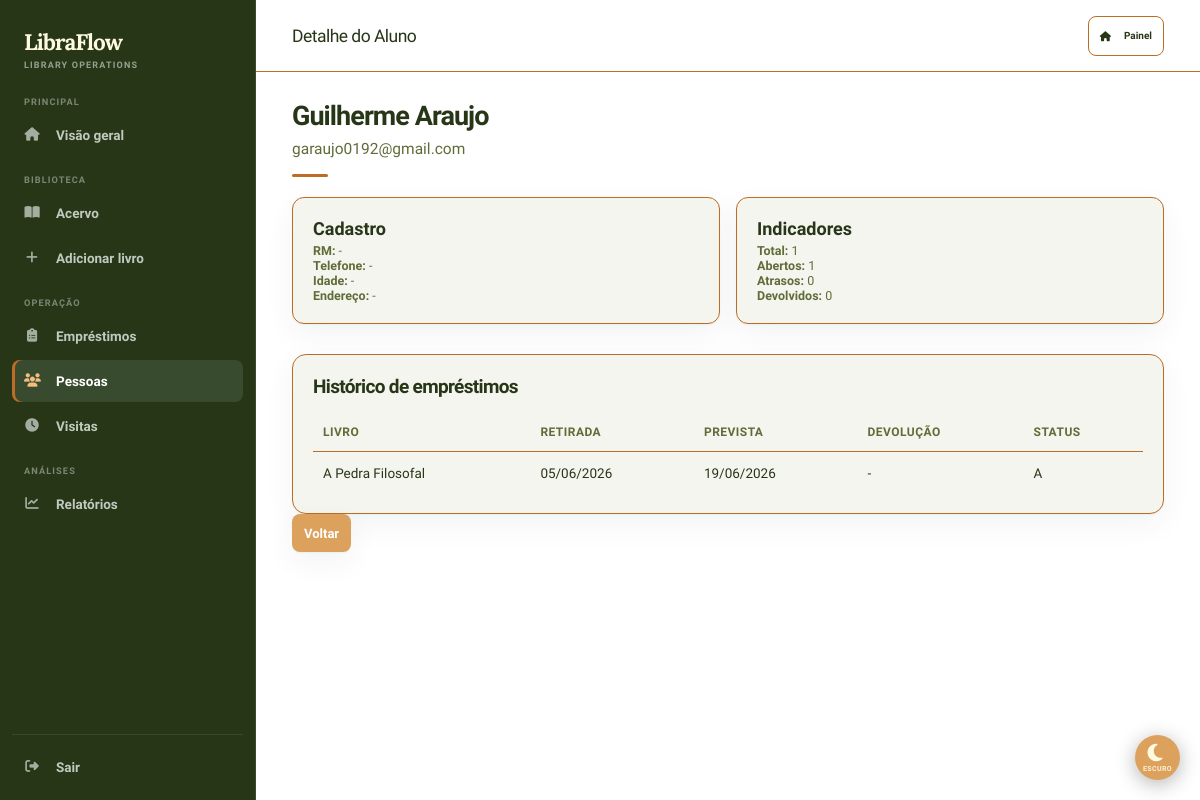
/public/admin/detalhe_aluno.php?id=3 (signed in), run on the app's committed database.
### tables this page shows
CREATE TABLE `usuarios` (
  `id` int(11) NOT NULL,
  `nome` varchar(100) NOT NULL,
  `email` varchar(150) NOT NULL,
  `telefone` varchar(20) DEFAULT NULL,
  `rm` varchar(30) DEFAULT NULL,
  `endereco` varchar(255) DEFAULT NULL,
  `idade` int(11) DEFAULT NULL,
  `senha` varchar(255) NOT NULL,
  `tipo` char(1) NOT NULL DEFAULT 'A' COMMENT 'A=Aluno D=Admin',
  `criado_em` datetime NOT NULL DEFAULT current_timestamp()
);

CREATE TABLE `emprestimos` (
  `id` int(11) NOT NULL,
  `id_usuario` int(11) NOT NULL,
  `id_livro` int(11) NOT NULL,
  `data_emprestimo` date NOT NULL,
  `data_prevista_devolucao` date DEFAULT NULL,
  `data_devolucao` date DEFAULT NULL,
  `status` char(1) NOT NULL DEFAULT 'A',
  `criado_em` timestamp NOT NULL DEFAULT current_timestamp()
);

CREATE TABLE `livros` (
  `id` int(11) NOT NULL,
  `titulo` varchar(200) NOT NULL,
  `autor` varchar(150) NOT NULL,
  `subtitulo` varchar(200) DEFAULT NULL,
  `ano` smallint(6) DEFAULT NULL,
  `descricao` text DEFAULT NULL,
  `isbn` varchar(20) DEFAULT NULL,
  `capa` varchar(255) DEFAULT NULL,
  `quantidade` int(11) NOT NULL DEFAULT 1,
  `id_categoria` int(11) DEFAULT NULL,
  `criado_em` datetime NOT NULL DEFAULT current_timestamp()
);

### public/admin/detalhe_aluno.php (the view, shortened to what this page needs)
<?php
require $_SERVER['DOCUMENT_ROOT'] . '/LibraFlow/app/config/conexao.php';
$id = intval($_GET['id'] ?? 0);
$stmt = $conn->prepare("SELECT * FROM usuarios WHERE id = ? AND tipo = 'A'");
$stmt->execute([$id]);
$aluno = $stmt->fetch();
$indicadores = $conn->prepare("
    SELECT COUNT(*) AS total,
           SUM(status IN ('A','V')) AS abertos,
           SUM(status = 'V') AS atrasos,
           SUM(status = 'D') AS devolvidos
    FROM emprestimos
    WHERE id_usuario = ?
");
$indicadores->execute([$id]);
$indicadores = $indicadores->fetch();
$stmt = $conn->prepare("
    SELECT e.*, l.titulo, l.autor
    FROM emprestimos e
    JOIN livros l ON l.id = e.id_livro
    WHERE e.id_usuario = ?
    ORDER BY e.data_emprestimo DESC, e.id DESC
");
$stmt->execute([$id]);
$historico = $stmt->fetchAll();
?>
<!DOCTYPE html>
<html lang="pt-BR">
<head>
    <link rel="stylesheet" href="style.css">
    <link rel="stylesheet" href="darkmode-btn.css">
    <link rel="stylesheet" href="https://cdnjs.cloudflare.com/ajax/libs/font-awesome/6.5.0/css/all.min.css">
</head>
<body>
    <aside><div class="logo-aside"><span>LibraFlow</span></div><ul>
        <li class="nav-section">Principal</li><li><a href="/LibraFlow/public/admin/Admin.php"><i class="fas fa-house nav-icon" aria-hidden="true"></i> Visão geral</a></li>
        <li class="nav-section">Biblioteca</li><li><a href="/LibraFlow/public/admin/listar_livros.php"><i class="fas fa-book-open nav-icon" aria-hidden="true"></i> Acervo</a></li>
        <li><a href="/LibraFlow/public/admin/cadastrar_livro.php"><i class="fas fa-plus nav-icon" aria-hidden="true"></i> Adicionar livro</a></li>
        <li class="nav-section">Operação</li><li><a href="/LibraFlow/public/admin/emprestimos.php"><i class="fas fa-clipboard-list nav-icon" aria-hidden="true"></i> Empréstimos</a></li>
        <li><a href="/LibraFlow/public/admin/usuarios.php" class="ativo"><i class="fas fa-users nav-icon" aria-hidden="true"></i> Pessoas</a></li><li><a href="/LibraFlow/public/admin/visitas.php"><i class="fas fa-clock nav-icon" aria-hidden="true"></i> Visitas</a></li>
        <li class="nav-section">Análises</li><li><a href="/LibraFlow/public/admin/relatorios/index.php"><i class="fas fa-chart-line nav-icon" aria-hidden="true"></i> Relatórios</a></li>
        <div class="sidebar-down"><li><a href="/LibraFlow/public/auth/logout.php"><i class="fas fa-right-from-bracket nav-icon" aria-hidden="true"></i> Sair</a></li></div>
    </ul></aside>
    <nav><div class="logo-nav"><span>Detalhe do Aluno</span></div><div class="right"><a class="admin-nav-link" href="/LibraFlow/public/admin/Admin.php"><i class="fas fa-house" aria-hidden="true"></i> Painel</a></div></nav>
    <header><h1><?= htmlspecialchars($aluno['nome']) ?></h1><p><?= htmlspecialchars($aluno['email']) ?></p></header>
    <main>
        <section class="detalhe-grid">
            <article class="detalhe-card"><h2>Cadastro</h2><p><strong>RM:</strong> <?= htmlspecialchars($aluno['rm'] ?: '-') ?></p><p><strong>Telefone:</strong> <?= htmlspecialchars($aluno['telefone'] ?: '-') ?></p><p><strong>Idade:</strong> <?= htmlspecialchars($aluno['idade'] ?: '-') ?></p><p><strong>Endereço:</strong> <?= htmlspecialchars($aluno['endereco'] ?: '-') ?></p></article>
            <article class="detalhe-card"><h2>Indicadores</h2><p><strong>Total:</strong> <?= (int) $indicadores['total'] ?></p><p><strong>Abertos:</strong> <?= (int) $indicadores['abertos'] ?></p><p><strong>Atrasos:</strong> <?= (int) $indicadores['atrasos'] ?></p><p><strong>Devolvidos:</strong> <?= (int) $indicadores['devolvidos'] ?></p></article>
        </section>
        <section class="historico"><h2>Histórico de empréstimos</h2><table><thead><tr><th>Livro</th><th>Retirada</th><th>Prevista</th><th>Devolução</th><th>Status</th></tr></thead><tbody>
        <?php foreach ($historico as $item): ?><tr><td><?= htmlspecialchars($item['titulo']) ?></td><td><?= date('d/m/Y', strtotime($item['data_emprestimo'])) ?></td><td><?= $item['data_prevista_devolucao'] ? date('d/m/Y', strtotime($item['data_prevista_devolucao'])) : '-' ?></td><td><?= $item['data_devolucao'] ? date('d/m/Y', strtotime($item['data_devolucao'])) : '-' ?></td><td><?= htmlspecialchars($item['status']) ?></td></tr><?php endforeach; ?>
        </tbody></table></section>
        <a class="btn-novo" href="usuarios.php">Voltar</a>
    </main>
    <button id="themeToggle" class="theme-toggle-float"><span id="themeIcon"><i class="fas fa-moon"></i></span><span id="themeLabel">Escuro</span></button><script src="darkmode.js"></script>
</body>
</html>

### public/admin/darkmode-btn.css (style rules this page uses)
.theme-toggle-float #themeIcon { font-size: 2rem; line-height: 1; transition: transform 0.3s ease; }
.theme-toggle-float #themeLabel { font-size: 0.7rem; font-weight: 600; text-transform: uppercase; letter-spacing: 0.05em; opacity: 0.9; }
body.theme-transition-enabled { transition: background 0.4s ease, color 0.4s ease; }

### data on the page
usuarios: nome "Guilherme Araujo", email "garaujo0192@gmail.com", rm "-", telefone "-", idade "-", endereco "-"
emprestimos: id_livro.titulo "A Pedra Filosofal", data_emprestimo "05/06/2026", data_prevista_devolucao "19/06/2026", status "A"

### other printed values
$indicadores['total'] "1"
$indicadores['abertos'] "1"
$indicadores['atrasos'] "0"
$indicadores['devolvidos'] "0"
